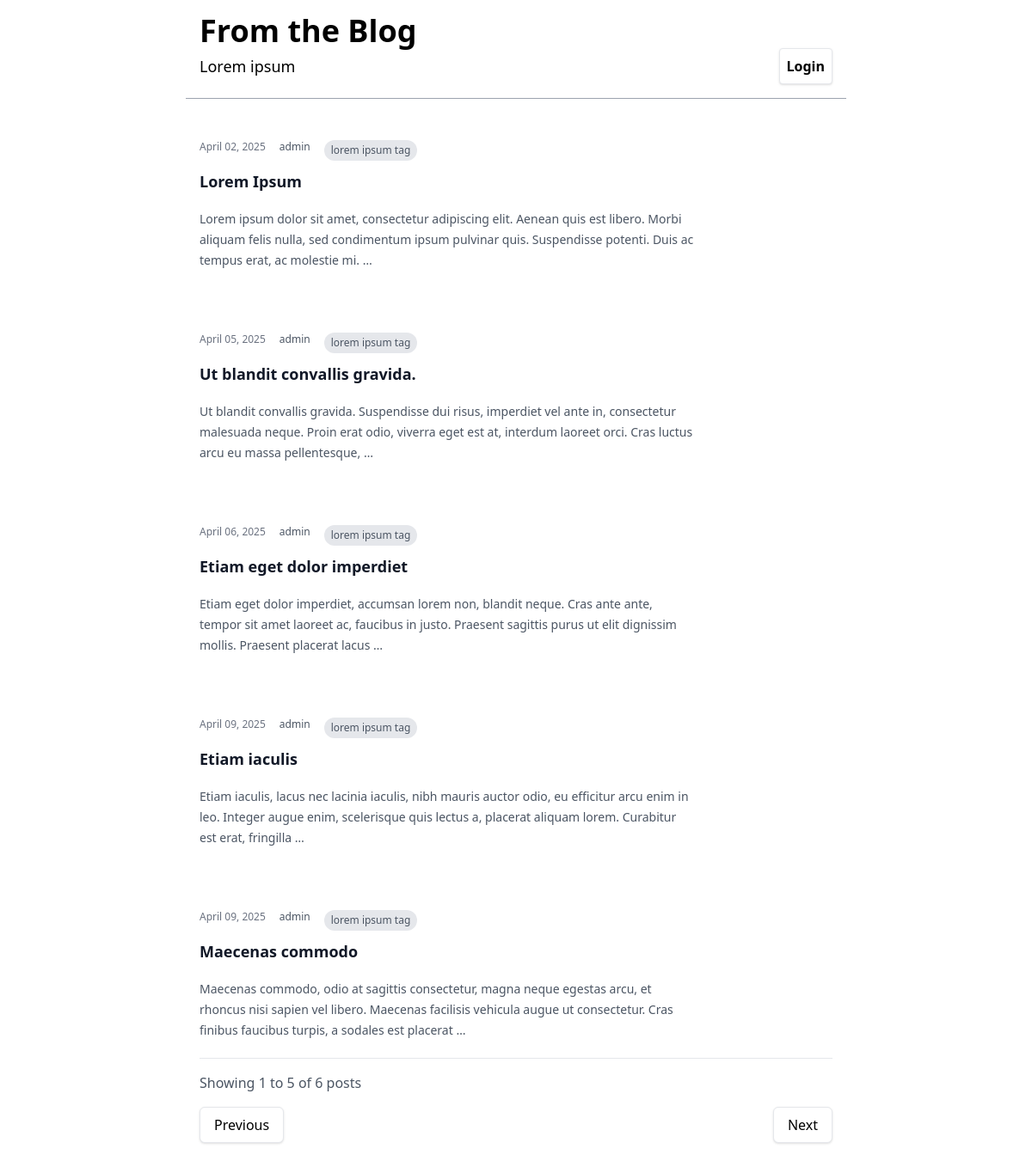
Page /blogapp/ on the committed database.
### blogapp/models.py (models this page shows, shortened)
class Post(models.Model):
    class Status(models.TextChoices):
        DRAFT = 'DF', 'Draft'
        PUBLISHED = 'P', 'Published'
    author = models.ForeignKey(settings.AUTH_USER_MODEL, on_delete=models.CASCADE, related_name='posts')
    title = models.CharField(max_length=250)
    slug = models.SlugField(max_length=250, unique_for_date='publish')
    body = models.TextField()
    publish = models.DateTimeField()
    created = models.DateTimeField(auto_now_add=True)
    updated = models.DateTimeField(auto_now=True)
    status = models.CharField(max_length=2, choices=Status.choices, default=Status.DRAFT)
    class Meta:
        ordering = ['publish']
    def get_absolute_url(self): #This function returns the url of the post based on the publish date and the slug
        return reverse('blogapp:post_detail', args=[
            self.publish.year,
            self.publish.month,
            self.publish.day,
            self.slug
    ])
    tags = TaggableManager() #This enables us to add tags to the posts

### blogapp/views.py (the view)
# urls.py: path('', views.post_list, name='post_list'),#The path for the post list view
def post_list(request):
    posts = Post.objects.filter(status=Post.Status.PUBLISHED)
    paginator = Paginator(posts, 5)  # 5 posts per page
    page_number = request.GET.get('page')  # Current page number from the request
    page_obj = paginator.get_page(page_number)
    return render(request, 'blog/post/list.html', {'page_obj': page_obj})

### blogapp/templates/blog/post/list.html (shortened to what this page needs)
{% extends "blog/base.html" %}
{% block content %}
<div class="py-5 ">
    <div class="max-w-3xl mx-auto px-4">
        <div class="mt-5 space-y-16 border-b pb-5 border-gray-200">
            {% for post in page_obj %}
            <article class="flex max-w-xl flex-col items-start justify-between">
                <div class="flex items-center gap-x-4 text-xs">
                    <time datetime="{{ post.publish|date:'Y-m-d' }}" class="text-gray-500">
                        {{ post.publish|date:"F d, Y" }}
                    </time>
                    <span class="text-gray-600">{{ post.author }}</span>
                    <div class="mt-2 text-xs text-gray-500">
                        {% for tag in post.tags.all %}
                        <span class="inline-block bg-gray-200 text-gray-600 px-2 py-1 rounded-full mr-2">{{ tag.name }}</span>
                        {% empty %}
                        <span>No tags</span>
                        {% endfor %}
                    </div>
                </div>
                <div class="group relative">
                    <h3 class="mt-3 text-lg font-semibold leading-6 text-gray-900 group-hover:text-gray-600">
                        <a href="{{ post.get_absolute_url }}">
                            <span class="absolute inset-0"></span>
                            {{ post.title }}
                        </a>
                    </h3>
                    <p class="mt-5 line-clamp-3 text-sm leading-6 text-gray-600">
                        {{ post.body|truncatewords:30 }}
                    </p>
                </div>
            </article>
            {% empty %}
                <p>No posts found.</p>
            {% endfor %}
        </div>
        <div class="mt-4 text-gray-600">
            <p>Showing {{ page_obj.start_index }} to {{ page_obj.end_index }} of {{ page_obj.paginator.count }} posts</p>
        </div>
        <div class="mt-4 flex justify-between">
            <div class="flex items-center">
                {% if page_obj.has_previous %}
                    <a href="?page={{ page_obj.previous_page_number }}" class="px-4 py-2 bg-white text-black border shadow rounded-md hover:text-white hover:bg-gray-700 transition duration-200">Previous</a>
                {% else %}
                    <span class="px-4 py-2 bg-white text-black border shadow rounded-md hover:text-white hover:bg-gray-700 transition duration-200">Previous</span>
                {% endif %}
            </div>
            <div class="flex items-center">
                {% if page_obj.has_next %}
                    <a href="?page={{ page_obj.next_page_number }}" class="px-4 py-2 bg-white text-black border shadow rounded-md hover:text-white hover:bg-gray-700 transition duration-200">Next</a>
                {% else %}
                    <span class="px-4 py-2 bg-white text-black border shadow rounded-md hover:text-white hover:bg-gray-700 transition duration-200">Next</span>
                {% endif %}
            </div>
        </div>
    </div>
</div>
{% endblock %}

### blogapp/templates/blog/base.html (shortened to what this page needs)
<!DOCTYPE html>
<html lang="en">
<head>
    <script src="https://cdn.tailwindcss.com"></script>
</head>
<body class="bg-white">
    {% if user.is_authenticated %}
    <div class="max-w-3xl mx-auto px-4 pt-4 text-center">
        <h1 class="text-4xl font-bold text-left mb-">From the Blog</h1>
        <div class ="flex justify-between items-center">
            <p class="text-lg text-left">Welcome {{ user.username }}</p>
            <a href="{% url 'account:login' %}" class= "bg-white py-2 px-2  text-black font-bold border rounded shadow hover:bg-gray-700 hover:text-white transition">Account</a>
        </div>
    </div>
    {% else %}
    <div class="max-w-3xl mx-auto px-4 pt-4 text-center">
        <h1 class="text-4xl font-bold text-left mb-">From the Blog</h1>
        <div class ="flex justify-between items-center">
            <p class="text-lg text-left">Lorem ipsum</p>
            <a href="{% url 'account:login' %}" class= "bg-white py-2 px-2  text-black font-bold border rounded shadow hover:bg-gray-700 hover:text-white transition">Login</a>
        </div>
    </div>
    {% endif %}
    <div class="max-w-3xl mx-auto  pb-10 mt-4 mb-4 border-y border-gray-400">
        {% block content %}{% endblock %}
    </div>
</body>
</html>

### rows in the picture
Post: publish "April 02, 2025", author "admin", title "Lorem Ipsum", body "Lorem ipsum dolor sit amet, consectetur adipiscing elit. Aenean quis est libero. Morbi aliquam felis nulla, sed condimentum ipsum pulvinar quis. Suspendisse potenti. Duis ac tempus erat, ac molestie mi. …"
Tag: name "lorem ipsum tag"
Post: publish "April 05, 2025", author "admin", title "Ut blandit convallis gravida.", body "Ut blandit convallis gravida. Suspendisse dui risus, imperdiet vel ante in, consectetur malesuada neque. Proin erat odio, viverra eget est at, interdum laoreet orci. Cras luctus arcu eu massa pellentesque, …"
Post: publish "April 06, 2025", author "admin", title "Etiam eget dolor imperdiet", body "Etiam eget dolor imperdiet, accumsan lorem non, blandit neque. Cras ante ante, tempor sit amet laoreet ac, faucibus in justo. Praesent sagittis purus ut elit dignissim mollis. Praesent placerat lacus …"
Post: publish "April 09, 2025", author "admin", title "Etiam iaculis", body "Etiam iaculis, lacus nec lacinia iaculis, nibh mauris auctor odio, eu efficitur arcu enim in leo. Integer augue enim, scelerisque quis lectus a, placerat aliquam lorem. Curabitur est erat, fringilla …"
Post: publish "April 09, 2025", author "admin", title "Maecenas commodo", body "Maecenas commodo, odio at sagittis consectetur, magna neque egestas arcu, et rhoncus nisi sapien vel libero. Maecenas facilisis vehicula augue ut consectetur. Cras finibus faucibus turpis, a sodales est placerat …"

### other values in the picture
{{ page_obj.start_index }} "1"
{{ page_obj.end_index }} "5"
{{ page_obj.paginator.count }} "6"
